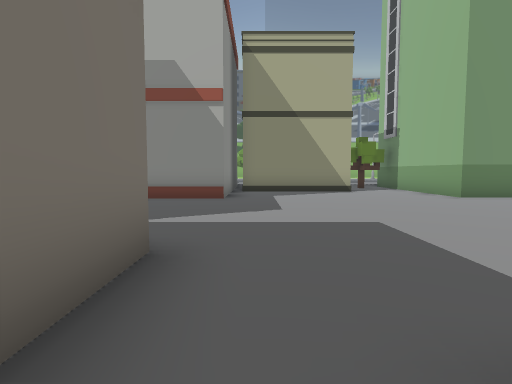
View 1 (above)

18 first-person views from a walk through a scene from a Unity 3-D project. The camera is 1.4 m above the floor, tilts 4° down and sees 80° across. The floor is counted in squares, 2 m on a side. Each view is taken from the middle of a square. On the plan, view 1 faces up. The plan holds only what a view shows up to about 10 squares ahead; the rest is blank. The place goes on beyond the plan. The player is left out. Some animated figures are left out.

View 2
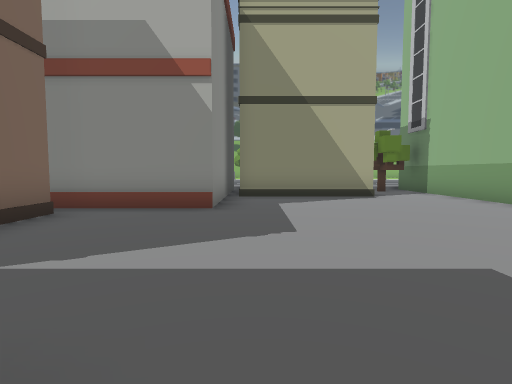

View 3
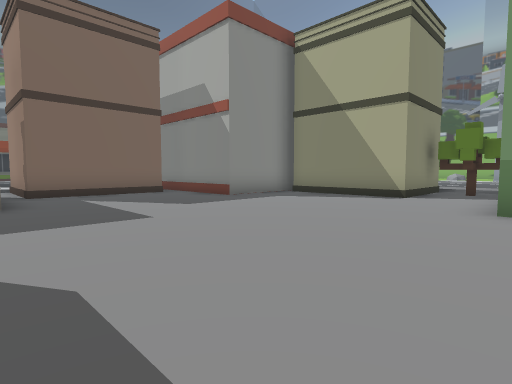

View 4
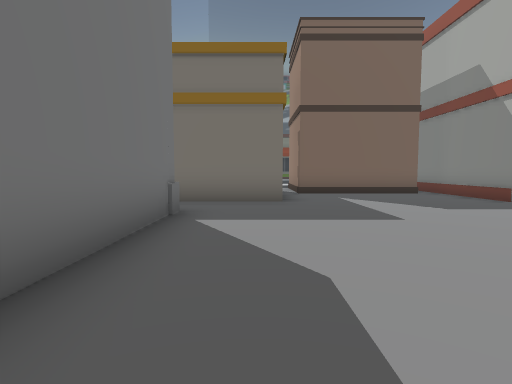

View 5
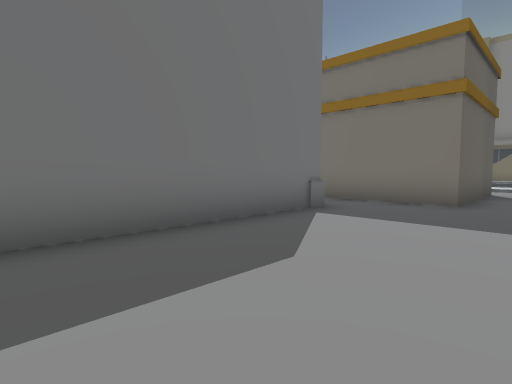

View 6
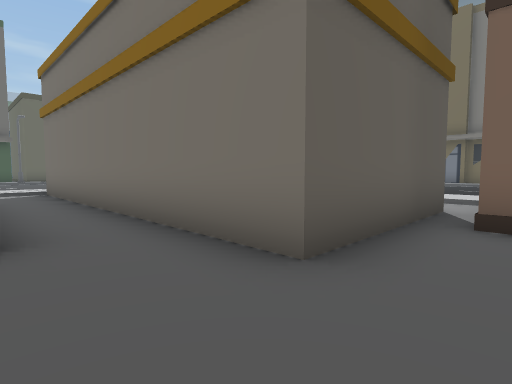

View 7
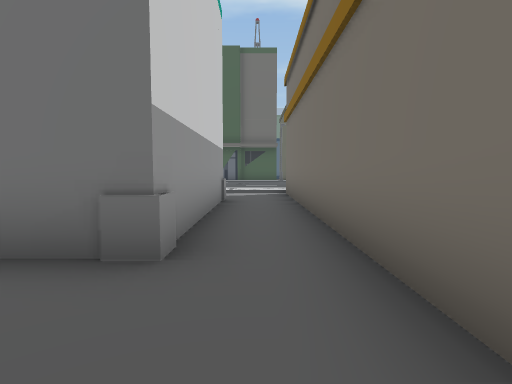

View 8
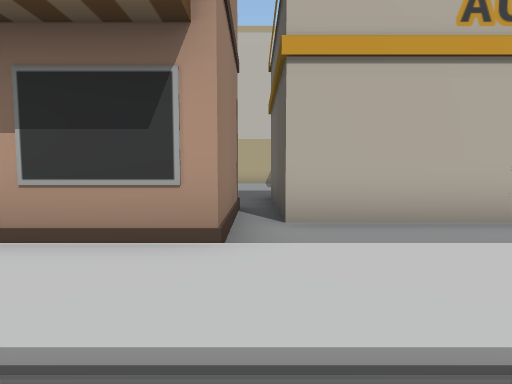

View 9
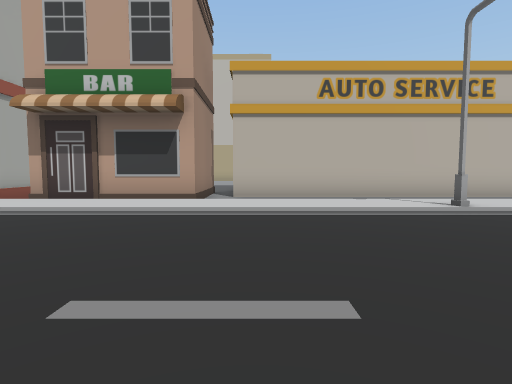

View 10
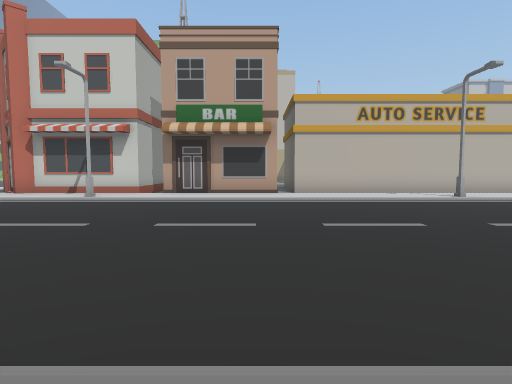

View 11
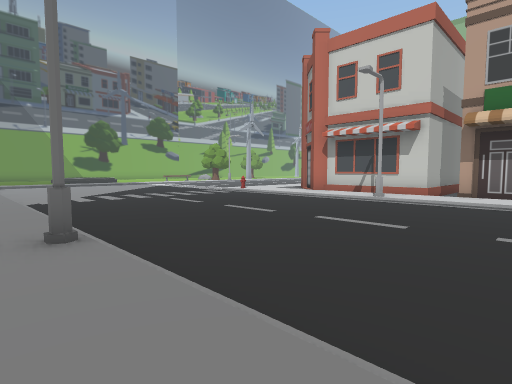

View 12
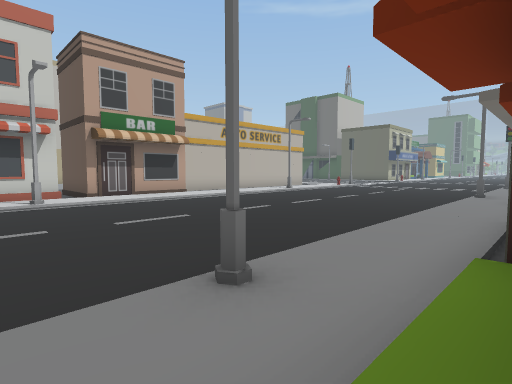

View 13
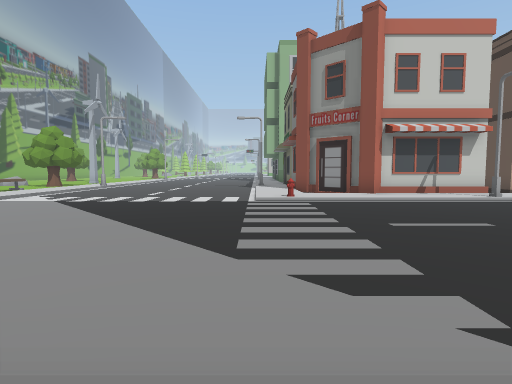

View 14
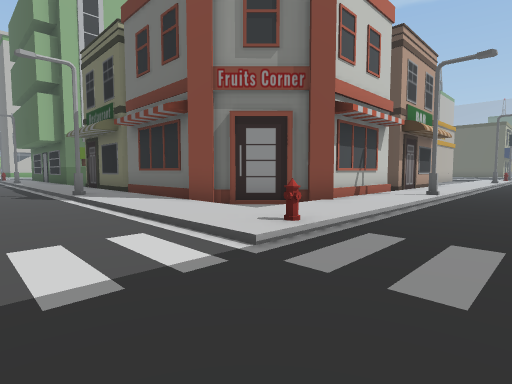

View 15
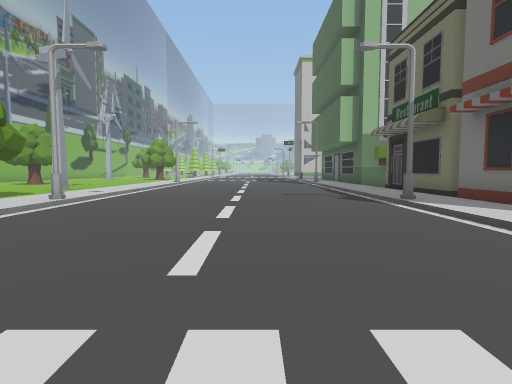

View 16
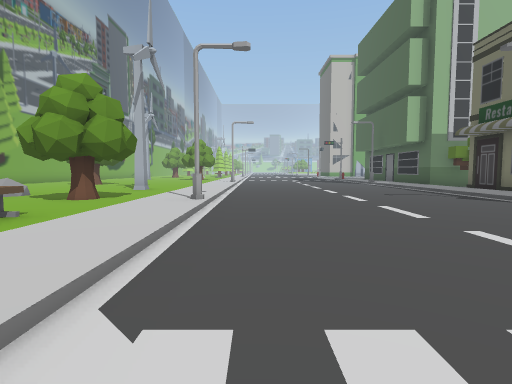

View 17
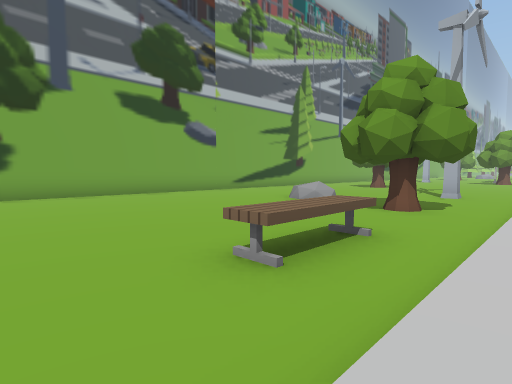

View 18
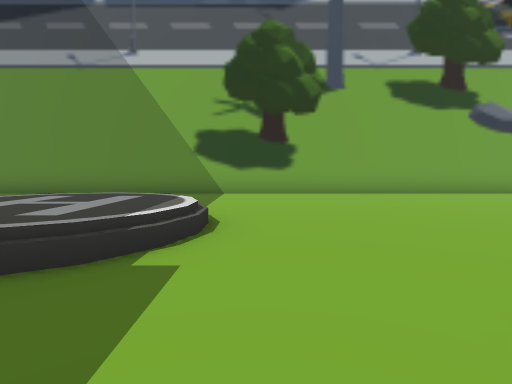

### Floor plan
Key: @ floor where view 1 was taken; # wall or solid block; x gap in a wall; . main floor; : floor 0.25 m higher than the main floor; + floor 0.5 m higher than the main floor; / step, stairs or slope; ^ raised ledge; B building; T tree; S streetlight; H hydrant; W windmill; R rock; E bench.
Columns run from 17 left of view 1 to 6 right of it. Each row starts with its distance up from view 1.
 34   #################
 33         ..........
 32         ..........
 31          ........
 30          .........
 29       /++/........R
 28       +++/.......RR.
 27        ++/....  .....
 26         /.............
 25          ...EE...T..W..
 24           .............
 23           ::::::::::
 22          ///////S///
 21         ............
 20        .............
 19      ...............
 18     ................
 17   /.................
 16   /.................
 15  :/......///////S///
 14   /......H::::::::::
 13   /....../:.####xBBBB..
 12   /....../:#^   ^   BTT
 11   /....../:#    ^   B..B
 10 ///....../:#    ^BBBB..B
  9 B:S......S:#    #......B
  8 B:/....../:x^^###......B
  7 B:/....../:###..........
  6 B:/....../:###..........
  5 B:/....../:###..........
  4 B:/....../:###..........
  3 B:/....../:.............
  2 B:/....../:.BBBBB.......
  1 B:/....../:.B   B.......
  0 B:/....../:.B   B@######
 -1  :/.   ../: B   B.#
 -2  :S     .S: B   B.#
 -3          /: B   B.#
 -4             B   B.#
 -5             B   B..
 -6                 B..

Positions as (right, up) in squares from view 1, and headings:
1: (0, 0), facing up
2: (0, 2), facing up
3: (6, 2), facing up-left
4: (6, 2), facing left
5: (6, 4), facing down-left
6: (1, 4), facing down-left
7: (0, 3), facing down
8: (-9, 3), facing right
9: (-13, 2), facing right
10: (-16, 4), facing right
11: (-16, 5), facing up-right
12: (-17, 10), facing down-right
13: (-16, 15), facing right
14: (-10, 17), facing down-right
15: (-8, 18), facing right
16: (-8, 21), facing right
17: (-7, 23), facing up-right
18: (-7, 24), facing up
